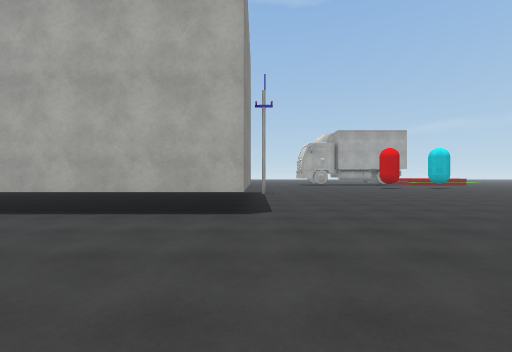
[1] (above)

18 first-person views from a walk through a 3-D level made in the Unity game engine. The camera is 1.4 m above the floor, looks level and sees 90° across. The floor is counted in squares, 2 m on a side. Each view is taken from the middle of a square. On the plan, view 1 faces up. The plan holds only what a view shows up to about 9 squares ahead; the rest is blank. The place goes on beyond the plan. Surface patterns are stand-ins for the level's own textures.

[2]
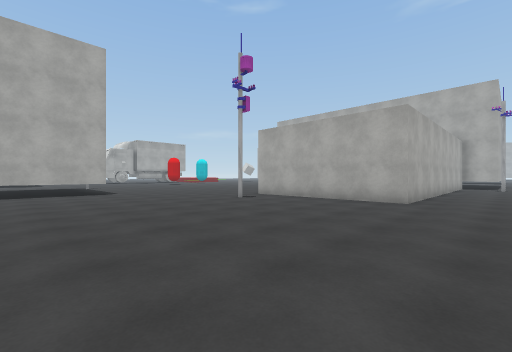

[3]
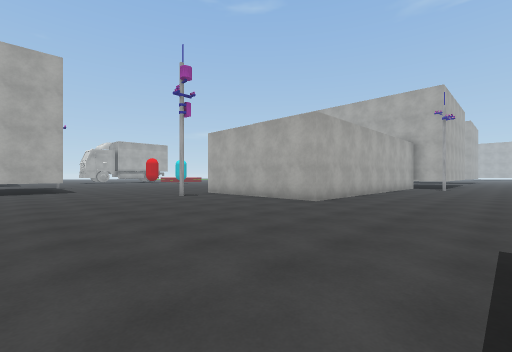

[4]
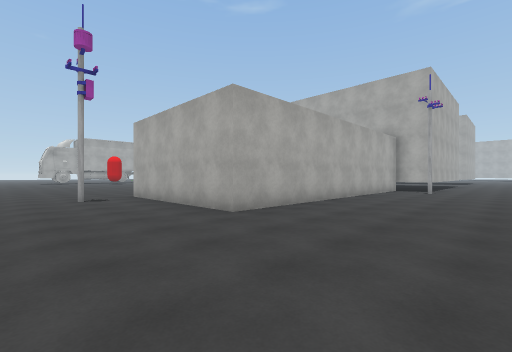

[5]
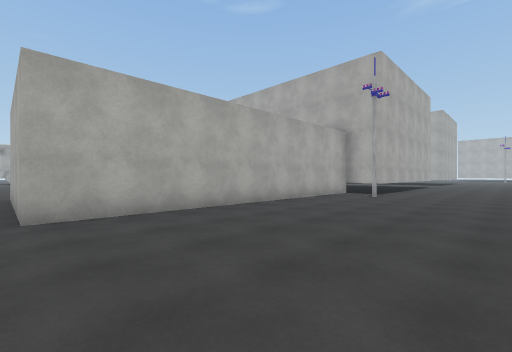

[6]
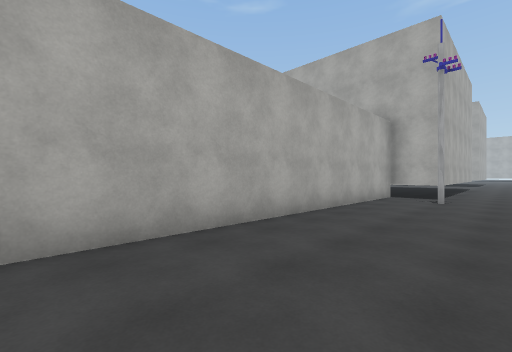

[7]
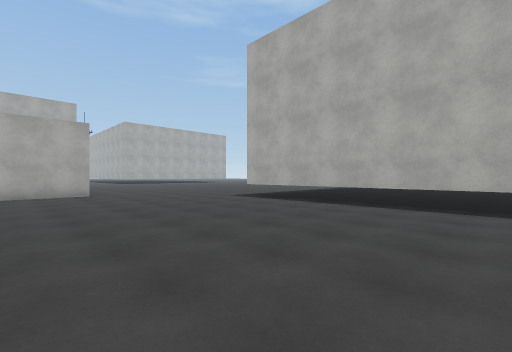

[8]
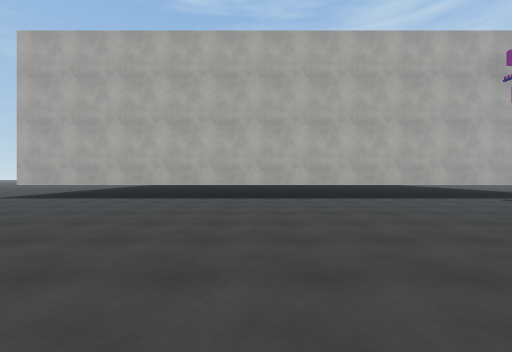

[9]
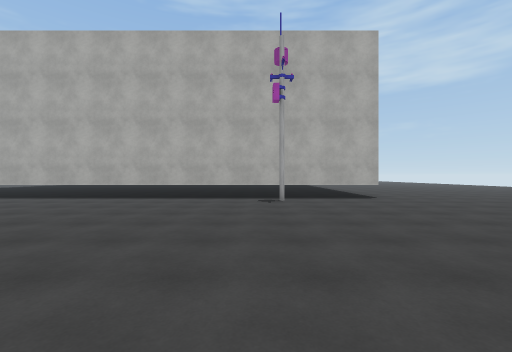

[10]
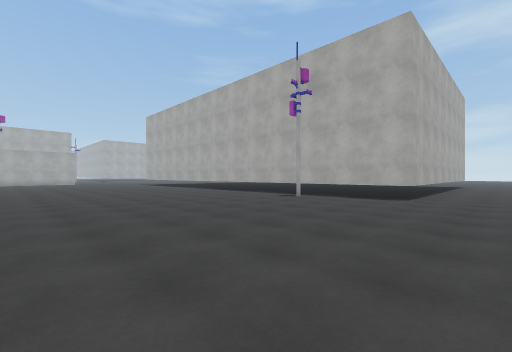

[11]
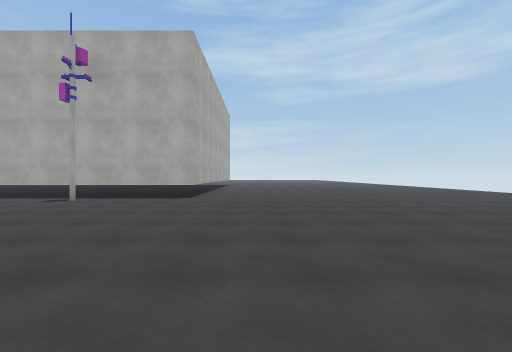

[12]
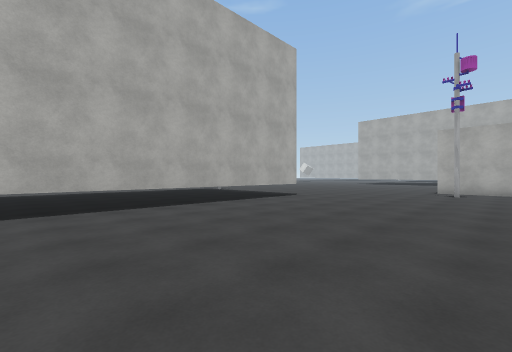

[13]
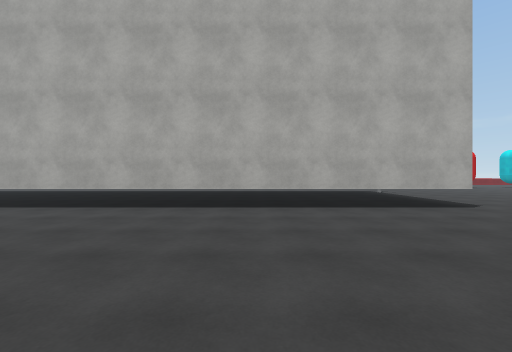

[14]
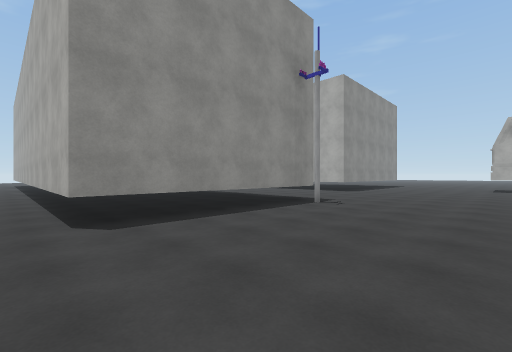

[15]
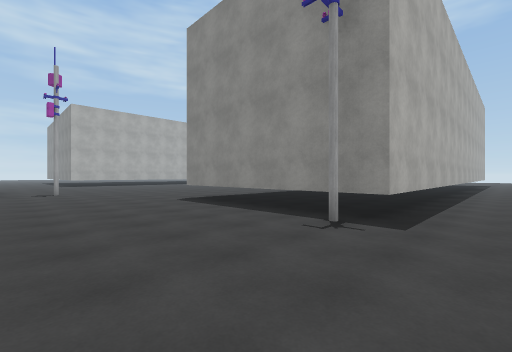

[16]
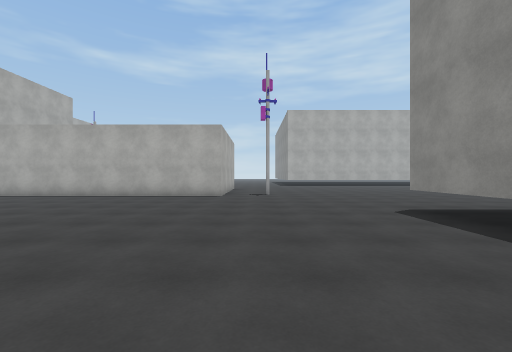

[17]
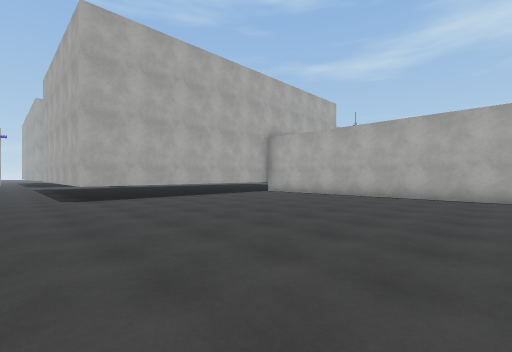

[18]
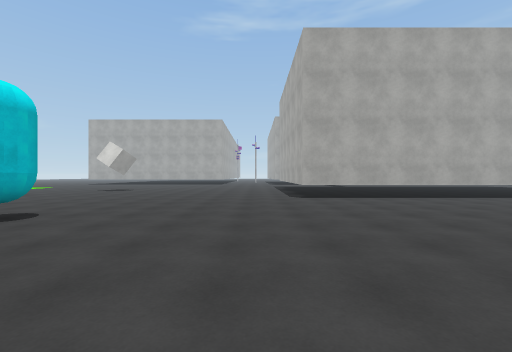

### Floor plan
Points are (right, up) in squares from view 1. A wall is a line through its corners. A room is listed if a view was taken in it or the views show most of it. See-through windows are left out.
Room 1 (views 1, 2, 3, 4, 5, 6, 7, 8, 9, 10, 11, 12, 13, 14, 15, 16, 17, 18)
walls: (-7.4, 10.7) (-0.2, 10.7) (-0.2, 4.6) (-10.8, 4.6); (14.1, 1.9) (14.1, 8.5) (15.5, 8.5); (14.1, -5.5) (14.1, -4.2) (4.2, -4.2) (4.2, 1.1) (12, 1.1); (-18, -9.5) (-18, -8.3) (0.8, -8.3); (15.5, -5.5) (14.8, -5.5)
ways out: gap at (-15, -8)
objects: cyan capsule (10, 14)

Positions as (right, up) in squares from view 1, and headings:
1: (0, 0), facing up
2: (-3, -6), facing up-right
3: (-2, -8), facing up-right
4: (1, -8), facing up-right
5: (4, -9), facing up-right
6: (5, -7), facing up-right
7: (-6, -2), facing down-right
8: (-7, 0), facing down
9: (-14, 0), facing down
10: (-20, 0), facing down-right
11: (-20, 0), facing down
12: (-8, -1), facing up-right
13: (-5, -1), facing up
14: (4, 4), facing up-left
15: (4, 12), facing down-left
16: (3, 10), facing down
17: (6, 10), facing down-right
18: (6, 10), facing right
